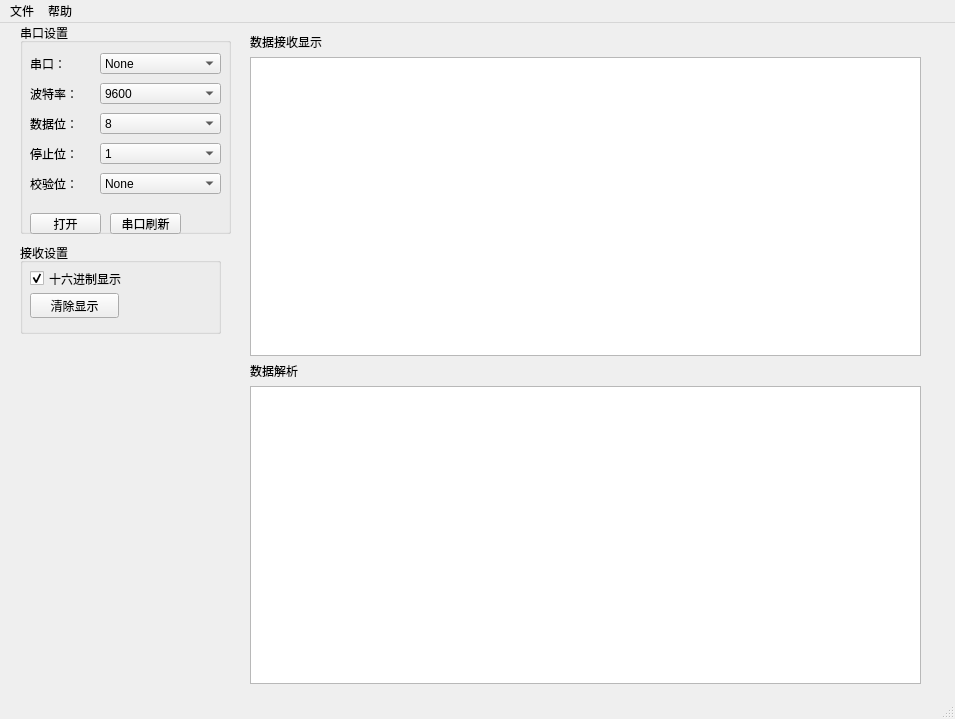
<?xml version="1.0" encoding="UTF-8"?>
<ui version="4.0">
 <class>MainWindow</class>
 <widget class="QMainWindow" name="MainWindow">
  <property name="geometry">
   <rect>
    <x>0</x>
    <y>0</y>
    <width>955</width>
    <height>719</height>
   </rect>
  </property>
  <property name="windowTitle">
   <string>串口调试工具</string>
  </property>
  <widget class="QWidget" name="centralwidget">
   <widget class="QWidget" name="verticalLayoutWidget">
    <property name="geometry">
     <rect>
      <x>250</x>
      <y>10</y>
      <width>671</width>
      <height>651</height>
     </rect>
    </property>
    <layout class="QVBoxLayout" name="verticalLayout">
     <item>
      <widget class="QLabel" name="label_3">
       <property name="text">
        <string>数据接收显示</string>
       </property>
      </widget>
     </item>
     <item>
      <widget class="QListWidget" name="receiveDataArea"/>
     </item>
     <item>
      <widget class="QLabel" name="label_7">
       <property name="text">
        <string>数据解析</string>
       </property>
      </widget>
     </item>
     <item>
      <widget class="QListWidget" name="parseDataArea"/>
     </item>
     <item>
      <layout class="QHBoxLayout" name="horizontalLayout"/>
     </item>
    </layout>
   </widget>
   <widget class="QGroupBox" name="groupBox">
    <property name="geometry">
     <rect>
      <x>20</x>
      <y>220</y>
      <width>201</width>
      <height>91</height>
     </rect>
    </property>
    <property name="title">
     <string>接收设置</string>
    </property>
    <widget class="QCheckBox" name="hexOutput">
     <property name="geometry">
      <rect>
       <x>10</x>
       <y>20</y>
       <width>111</width>
       <height>31</height>
      </rect>
     </property>
     <property name="text">
      <string>十六进制显示</string>
     </property>
     <property name="checked">
      <bool>true</bool>
     </property>
     <property name="tristate">
      <bool>false</bool>
     </property>
    </widget>
    <widget class="QPushButton" name="clearButton">
     <property name="geometry">
      <rect>
       <x>10</x>
       <y>50</y>
       <width>89</width>
       <height>25</height>
      </rect>
     </property>
     <property name="text">
      <string>清除显示</string>
     </property>
    </widget>
   </widget>
   <widget class="QGroupBox" name="groupBox_2">
    <property name="geometry">
     <rect>
      <x>20</x>
      <y>0</y>
      <width>211</width>
      <height>211</height>
     </rect>
    </property>
    <property name="title">
     <string>串口设置</string>
    </property>
    <widget class="QPushButton" name="openButton">
     <property name="geometry">
      <rect>
       <x>10</x>
       <y>190</y>
       <width>71</width>
       <height>21</height>
      </rect>
     </property>
     <property name="text">
      <string>打开</string>
     </property>
    </widget>
    <widget class="QLabel" name="label_4">
     <property name="geometry">
      <rect>
       <x>10</x>
       <y>60</y>
       <width>61</width>
       <height>21</height>
      </rect>
     </property>
     <property name="text">
      <string>波特率：</string>
     </property>
    </widget>
    <widget class="QComboBoxMoreSignal" name="serialBox">
     <property name="geometry">
      <rect>
       <x>80</x>
       <y>30</y>
       <width>121</width>
       <height>21</height>
      </rect>
     </property>
     <item>
      <property name="text">
       <string>None</string>
      </property>
     </item>
    </widget>
    <widget class="QLabel" name="label_6">
     <property name="geometry">
      <rect>
       <x>10</x>
       <y>120</y>
       <width>61</width>
       <height>21</height>
      </rect>
     </property>
     <property name="text">
      <string>停止位：</string>
     </property>
    </widget>
    <widget class="QLabel" name="label_5">
     <property name="geometry">
      <rect>
       <x>10</x>
       <y>90</y>
       <width>61</width>
       <height>21</height>
      </rect>
     </property>
     <property name="text">
      <string>数据位：</string>
     </property>
    </widget>
    <widget class="QComboBox" name="dataBitsBox">
     <property name="geometry">
      <rect>
       <x>80</x>
       <y>90</y>
       <width>121</width>
       <height>21</height>
      </rect>
     </property>
     <property name="currentText">
      <string>8</string>
     </property>
     <property name="currentIndex">
      <number>3</number>
     </property>
     <item>
      <property name="text">
       <string>5</string>
      </property>
     </item>
     <item>
      <property name="text">
       <string>6</string>
      </property>
     </item>
     <item>
      <property name="text">
       <string>7</string>
      </property>
     </item>
     <item>
      <property name="text">
       <string>8</string>
      </property>
     </item>
    </widget>
    <widget class="QComboBox" name="stopBitsBox">
     <property name="geometry">
      <rect>
       <x>80</x>
       <y>120</y>
       <width>121</width>
       <height>21</height>
      </rect>
     </property>
     <property name="maxCount">
      <number>2147483640</number>
     </property>
     <item>
      <property name="text">
       <string>1</string>
      </property>
     </item>
     <item>
      <property name="text">
       <string>2</string>
      </property>
     </item>
    </widget>
    <widget class="QLabel" name="label">
     <property name="geometry">
      <rect>
       <x>10</x>
       <y>30</y>
       <width>51</width>
       <height>21</height>
      </rect>
     </property>
     <property name="text">
      <string>串口：</string>
     </property>
    </widget>
    <widget class="QComboBox" name="baudrateBox">
     <property name="geometry">
      <rect>
       <x>80</x>
       <y>60</y>
       <width>121</width>
       <height>21</height>
      </rect>
     </property>
     <property name="currentText">
      <string>9600</string>
     </property>
     <property name="currentIndex">
      <number>2</number>
     </property>
     <item>
      <property name="text">
       <string>1200</string>
      </property>
     </item>
     <item>
      <property name="text">
       <string>4800</string>
      </property>
     </item>
     <item>
      <property name="text">
       <string>9600</string>
      </property>
     </item>
     <item>
      <property name="text">
       <string>19200</string>
      </property>
     </item>
     <item>
      <property name="text">
       <string>38400</string>
      </property>
     </item>
     <item>
      <property name="text">
       <string>57600</string>
      </property>
     </item>
     <item>
      <property name="text">
       <string>115200</string>
      </property>
     </item>
    </widget>
    <widget class="QLabel" name="label_8">
     <property name="geometry">
      <rect>
       <x>10</x>
       <y>150</y>
       <width>61</width>
       <height>21</height>
      </rect>
     </property>
     <property name="text">
      <string>校验位：</string>
     </property>
    </widget>
    <widget class="QComboBox" name="parityBox">
     <property name="geometry">
      <rect>
       <x>80</x>
       <y>150</y>
       <width>121</width>
       <height>21</height>
      </rect>
     </property>
     <property name="maxCount">
      <number>2147483640</number>
     </property>
     <item>
      <property name="text">
       <string>None</string>
      </property>
     </item>
    </widget>
    <widget class="QPushButton" name="updateButton">
     <property name="geometry">
      <rect>
       <x>90</x>
       <y>190</y>
       <width>71</width>
       <height>21</height>
      </rect>
     </property>
     <property name="text">
      <string>串口刷新</string>
     </property>
    </widget>
   </widget>
  </widget>
  <widget class="QMenuBar" name="menubar">
   <property name="geometry">
    <rect>
     <x>0</x>
     <y>0</y>
     <width>955</width>
     <height>28</height>
    </rect>
   </property>
   <widget class="QMenu" name="menu">
    <property name="title">
     <string>文件</string>
    </property>
   </widget>
   <widget class="QMenu" name="menu_2">
    <property name="title">
     <string>帮助</string>
    </property>
   </widget>
   <addaction name="menu"/>
   <addaction name="menu_2"/>
  </widget>
  <widget class="QStatusBar" name="statusbar"/>
 </widget>
 <customwidgets>
  <customwidget>
   <class>QComboBoxMoreSignal</class>
   <extends>QComboBox</extends>
   <header location="global">QComboBoxMoreSignal.h</header>
  </customwidget>
 </customwidgets>
 <resources/>
 <connections/>
</ui>
